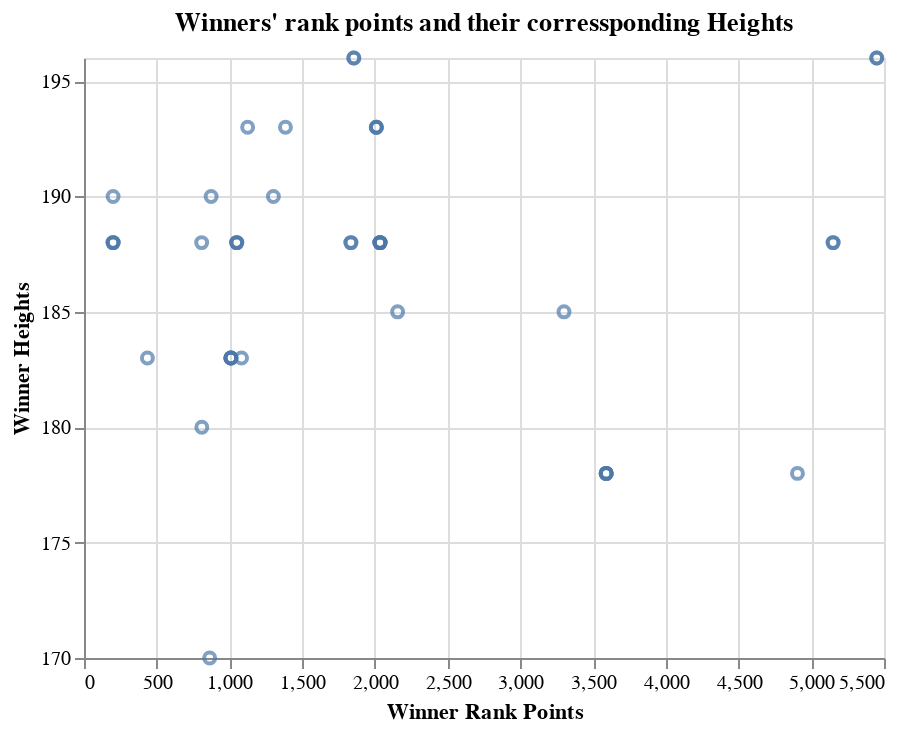

Source (notebook cell):
### Markdown cell above
Finally, lets visualize the data in the form of a scatter plot.

### Code cell
import altair as alt

x = 'WRP'
y = 'WH'

plot = alt.Chart(tennis_data_3).mark_point().encode(
    x = alt.X("WRP",
              title = "Winner Rank Points",
              scale=alt.Scale(zero=False)),
    y = alt.Y("WH", 
              title = "Winner Heights",
              scale=alt.Scale(zero=False))
).properties(
    title = "Winners' rank points and their corressponding Heights"
)
plot

### Figure 1 — Vega-Lite specification as saved in the notebook (floating-point values rounded to 4 significant figures)
{"config": {"view": {"continuousWidth": 400, "continuousHeight": 300}}, "data": {"name": "data-94cf876544f015a51241d2161bb2ce89"}, "mark": "point", "encoding": {"x": {"field": "WRP", "scale": {"zero": false}, "title": "Winner Rank Points", "type": "quantitative"}, "y": {"field": "WH", "scale": {"zero": false}, "title": "Winner Heights", "type": "quantitative"}}, "title": "Winners' rank points and their corressponding Heights", "$schema": "https://vega.github.io/schema/vega-lite/v4.17.0.json", "datasets": {"data-94cf876544f015a51241d2161bb2ce89": [{"Location": "Brisbane", "WRP": 3590.0, "WH": 178.0}, {"Location": "Brisbane", "WRP": 3590.0, "WH": 178.0}, {"Location": "Brisbane", "WRP": 200.0, "WH": 188.0}, {"Location": "Brisbane", "WRP": 1050.0, "WH": 188.0}, {"Location": "Brisbane", "WRP": 3590.0, "WH": 178.0}, {"Location": "Brisbane", "WRP": 200.0, "WH": 188.0}, {"Location": "Brisbane", "WRP": 1855.0, "WH": 196.0}, {"Location": "Brisbane", "WRP": 1050.0, "WH": 188.0}, {"Location": "Brisbane", "WRP": 1835.0, "WH": 188.0}, {"Location": "Brisbane", "WRP": 3590.0, "WH": 178.0}, {"Location": "Brisbane", "WRP": 200.0, "WH": 188.0}, {"Location": "Brisbane", "WRP": 200.0, "WH": 190.0}, {"Location": "Brisbane", "WRP": 1855.0, "WH": 196.0}, {"Location": "Brisbane", "WRP": 1125.0, "WH": 193.0}, {"Location": "Brisbane", "WRP": 1050.0, "WH": 188.0}, {"Location": "Brisbane", "WRP": 1835.0, "WH": 188.0}, {"Location": "Brisbane", "WRP": 1083.0, "WH": 183.0}, {"Location": "Brisbane", "WRP": 810.0, "WH": 180.0}, {"Location": "Brisbane", "WRP": 1010.0, "WH": 183.0}, {"Location": "Brisbane", "WRP": 809.0, "WH": 188.0}, {"Location": "Brisbane", "WRP": 1302.0, "WH": 190.0}, {"Location": "Brisbane", "WRP": 436.0, "WH": 183.0}, {"Location": "Brisbane", "WRP": 1010.0, "WH": 183.0}, {"Location": "Brisbane", "WRP": 2010.0, "WH": 193.0}, {"Location": "Brisbane", "WRP": 5150.0, "WH": 188.0}, {"Location": "Brisbane", "WRP": 1010.0, "WH": 183.0}, {"Location": "Brisbane", "WRP": 5150.0, "WH": 188.0}, {"Location": "Brisbane", "WRP": 1010.0, "WH": 183.0}, {"Location": "Brisbane", "WRP": 2010.0, "WH": 193.0}, {"Location": "Brisbane", "WRP": 2010.0, "WH": 193.0}, {"Location": "Brisbane", "WRP": 1385.0, "WH": 193.0}, {"Location": "Brisbane", "WRP": 2156.0, "WH": 185.0}, {"Location": "Brisbane", "WRP": 2035.0, "WH": 188.0}, {"Location": "Brisbane", "WRP": 874.0, "WH": 190.0}, {"Location": "Brisbane", "WRP": 864.0, "WH": 170.0}, {"Location": "Brisbane", "WRP": 2035.0, "WH": 188.0}, {"Location": "Brisbane", "WRP": 3300.0, "WH": 185.0}, {"Location": "Brisbane", "WRP": 5450.0, "WH": 196.0}, {"Location": "Brisbane", "WRP": 4905.0, "WH": 178.0}, {"Location": "Brisbane", "WRP": 2035.0, "WH": 188.0}, {"Location": "Brisbane", "WRP": 5450.0, "WH": 196.0}, {"Location": "Brisbane", "WRP": 2035.0, "WH": 188.0}, {"Location": "Brisbane", "WRP": 2035.0, "WH": 188.0}]}}
